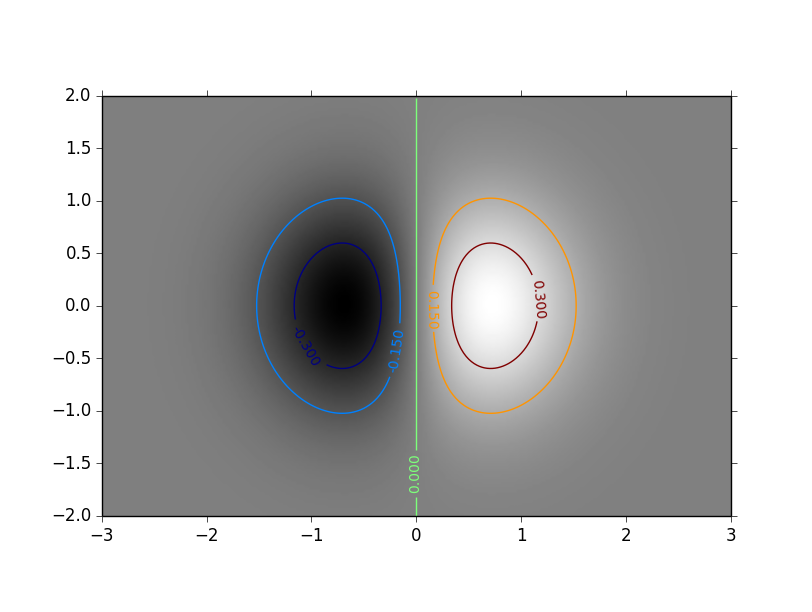

Recreate this plot in Python.
#!/usr/bin/env python3
# -*- coding: utf-8 -*-

# Copyright (c) 2015 Jérémie DECOCK (http://www.jdhp.org)

import math
import numpy as np

import matplotlib
import matplotlib.cm as cm
import matplotlib.mlab as mlab
import matplotlib.pyplot as plt

def main():
    """The main function."""

    # Build data ################

    matplotlib.rcParams['xtick.direction'] = 'out'
    matplotlib.rcParams['ytick.direction'] = 'out'

    delta = 0.025
    x = np.arange(-3.0, 3.0, delta)
    y = np.arange(-2.0, 2.0, delta)
    X, Y = np.meshgrid(x, y)

    #Z1 = mlab.bivariate_normal(X, Y, 1.0, 1.0, 0.0, 0.0)
    #Z2 = mlab.bivariate_normal(X, Y, 1.5, 0.5, 1, 1)
    #Z = 10.0 * (Z2 - Z1)  # difference of Gaussians
    
    Z = X * np.exp(-X**2 - Y**2)


    # Plot data #################

    ## Plot contour
    #CS = plt.contour(X, Y, Z)
    #plt.clabel(CS, inline=1, fontsize=10)

    ## Plot heat map
    #im = plt.imshow(Z, interpolation='bilinear', origin='lower', cmap=cm.gray, extent=(-3,3,-2,2))

    fig = plt.figure()
    ax = fig.add_subplot(111)
    
    # Plot contour
    CS = ax.contour(X, Y, Z)
    ax.clabel(CS, inline=1, fontsize=10)

    # Plot heat map
    im = ax.imshow(Z, interpolation='bilinear', origin='lower', cmap=cm.gray, extent=(-3,3,-2,2))

    plt.show()


if __name__ == '__main__':
    main()
